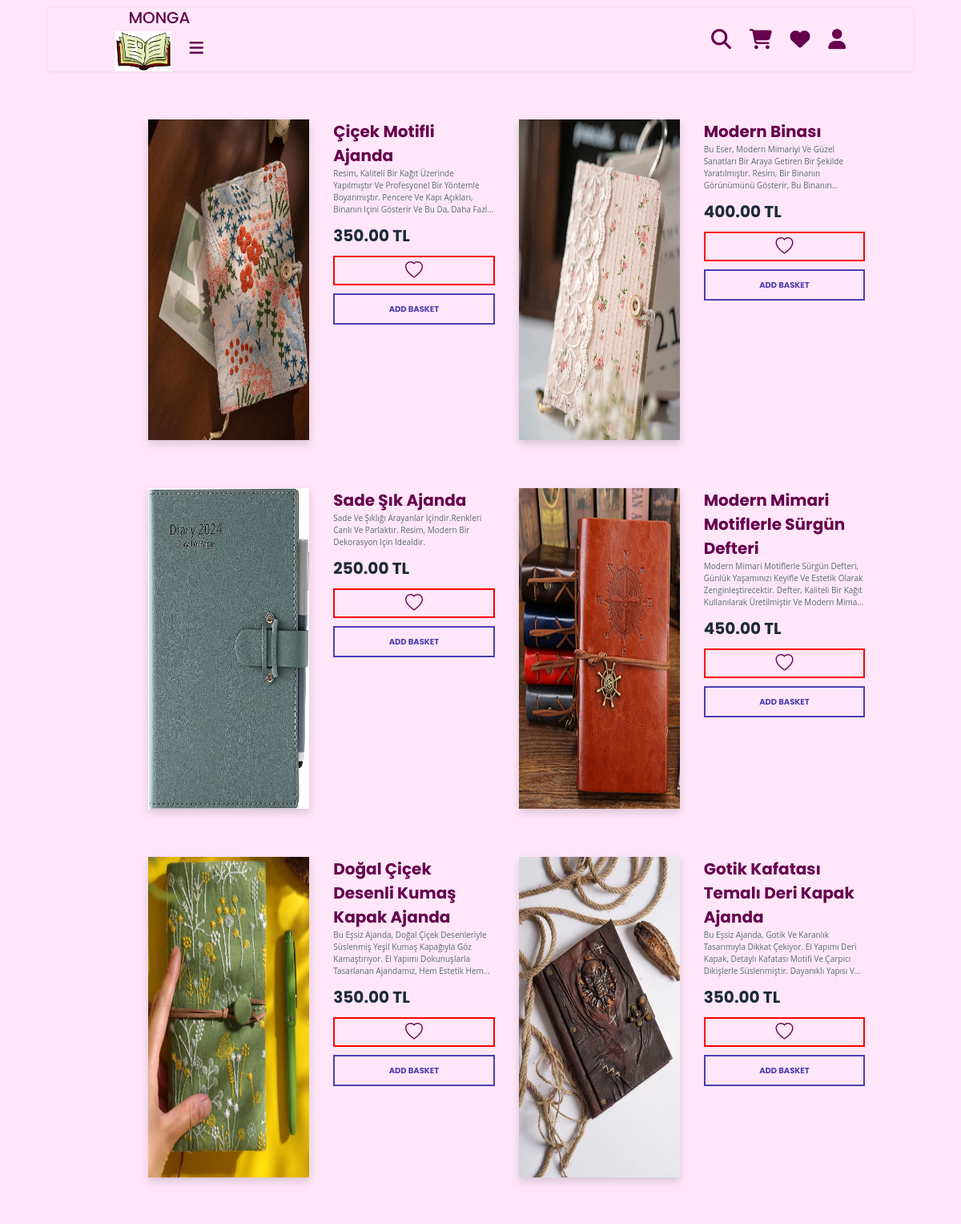
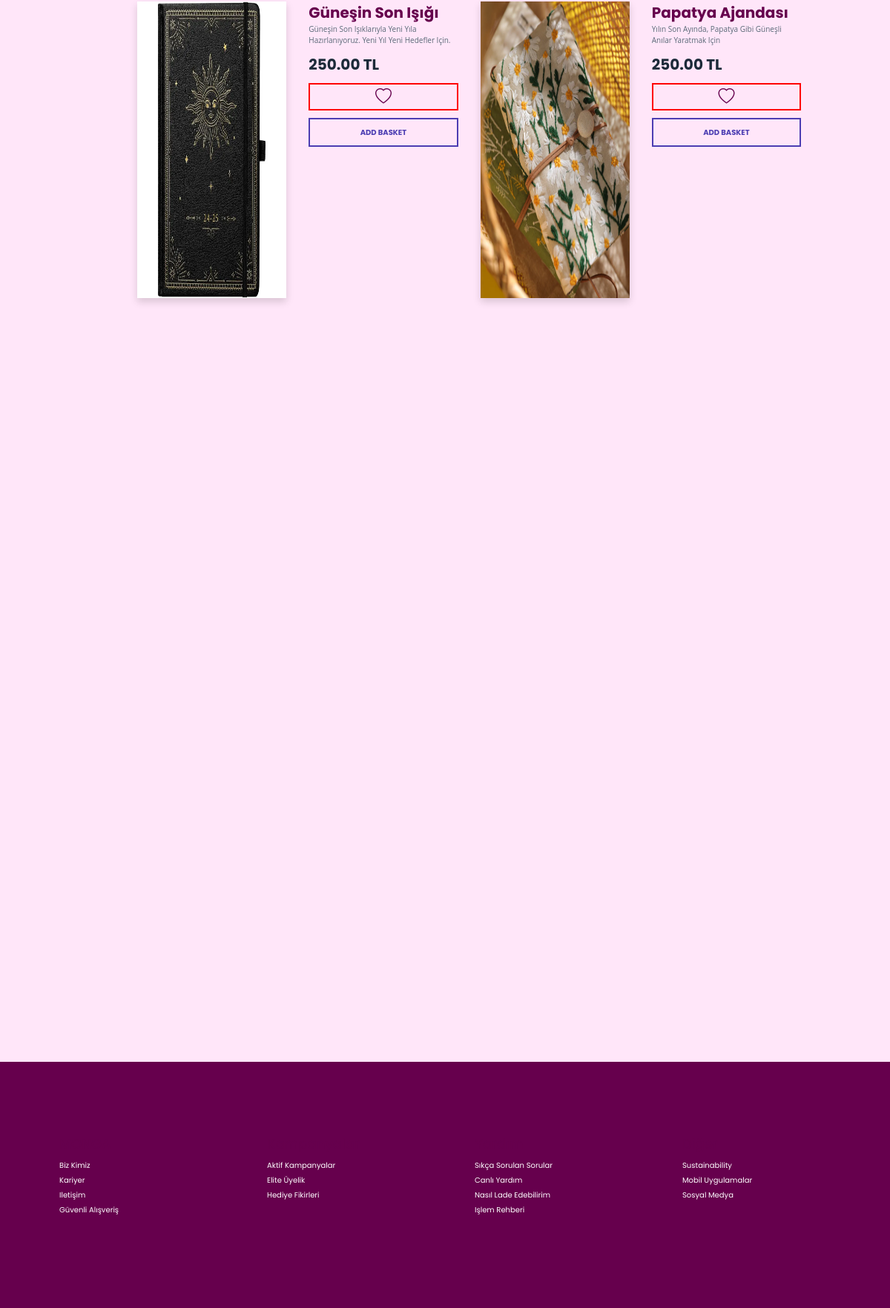
/4.GRUP/php/ajanda.php, run on the app's committed database (2 pictures, top to bottom).
### tables this page shows
CREATE TABLE IF NOT EXISTS `urunler` (
  `Urun_ID` int NOT NULL AUTO_INCREMENT,
  `UrunAdi` varchar(100) DEFAULT NULL,
  `UrunFiyat` decimal(10,2) DEFAULT NULL,
  `uretimYili` int DEFAULT NULL,
  `Aciklama` text,
  `stokMiktari` int DEFAULT NULL,
  `fotograf` varchar(255) DEFAULT NULL,
  `kategori_ID` int DEFAULT NULL,
  PRIMARY KEY (`Urun_ID`),
  KEY `kategori_ID` (`kategori_ID`)
);

### 4.GRUP/php/ajanda.php (the view, shortened to what this page needs)
<!DOCTYPE html>
<html>
  <head>
    <link rel="stylesheet" href="https://cdn.jsdelivr.net/npm/bootstrap-icons@1.11.2/font/bootstrap-icons.min.css">
    <link rel="stylesheet" href="https://maxcdn.bootstrapcdn.com/bootstrap/4.5.2/css/bootstrap.min.css">
    <link rel="stylesheet" href="../css/webproje.css">
    <link rel="stylesheet" href="../css/style.css">
    <link rel="stylesheet" href="../css/forms.css">
    <link rel="stylesheet" href="../css/kısaözellikler.css">
    <link rel="stylesheet" href="https://cdnjs.cloudflare.com/ajax/libs/font-awesome/6.5.1/css/all.min.css"
 />
</head>
<body>
    <header class="header">
        <?php include "../inc/header.php" ?>
    </header>
    <section class="store1 my-5">
        <div class="row book-list">
<?php
include('../inc/dbBaglan.php');
$sql = "SELECT Urun_ID, UrunAdi, Aciklama, UrunFiyat, fotograf FROM urunler where kategori_ID=1";
$stmt = $conn->prepare($sql);
$stmt->execute();
$result = $stmt->get_result();
if ($result->num_rows > 0) {
    $index = 0;
    while($row = $result->fetch_assoc()) {
        echo '<div class="col-5 ' . ($index % 2 == 0 ? 'offset-2' : '') . ' my-5">';
        echo '  <div class="row book-card">';
        echo '      <div class="col-6">';
        echo '          <img class="img-fluid shadow" src="' . htmlspecialchars($row['fotograf']) . '" width="258" height="400"/>';
        echo '      </div>';
        echo '      <div class="col-6 d-flex flex-column justify-content-between;">';
        echo '          <div class="book-details">';
        echo '              <span class="fs-4 fw-bold">' . htmlspecialchars($row['UrunAdi']) . '</span><br>';
        echo '          </div>';
        echo '          <p class="book-description fos gray">' . htmlspecialchars($row['Aciklama']) . '</p>';
        echo '          <div>';
        echo '              <span class="black fw-bold fs-4 me-2">' . htmlspecialchars($row['UrunFiyat']) . ' TL</span>';
        echo '          </div>';
        echo '          <button class="favorite-btn" onclick="addToFavorites(' . intval($row['Urun_ID']) . ')"><i class="bi bi-heart"></i></button>';
        echo '          <button class="btn-purple" onclick="addToBasket(' . intval($row['Urun_ID']) . ')">ADD BASKET</button>';
        echo '      </div>';
        echo '  </div>';
        echo '</div>';
        $index++;
    }
} else {
    echo "Kitap bulunamadı.";
}
?>
    </div>
</section>
<?php include "../inc/footer.php" ?>

### 4.GRUP/inc/header.php (shortened to what this page needs)
<div class="logo-menu">
    <h2 style="padding-left: 750;">MONGA</h2>
    <a href="../php/index.php" class="logo" >
        <img src="../image/logo.png" alt="logo" />
    </a>
    <button id="menu-btn">
        <i class="fas fa-bars"></i>
    </button>
</div>
<div class="buttons">
    <button id="search-btn">
        <i class="fas fa-search" title="Arama Butonu"></i>
    </button>
    <button id="cart-btn">
            <i class="fas fa-shopping-cart" title="Sepetim" onclick="toogleModal();"></i>
    </button>
    <button id="redirectButton">
        <a href="../php/favoriler.php">
            <i class="fas fa-heart" title="Favoriler"></i>
        </a>
    </button>
    <button id="user-btn">
        <i class="fas fa-user" title="Hesabım"></i>
    </button>
</div>

### 4.GRUP/inc/footer.php (shortened to what this page needs)
<footer  style="margin-top: 1000px;">
        <div class="footer-content">
            <div class="footer-section">
                <h3>MONGA</h3>
                <ul>
                    <li><a href="#">Biz Kimiz</a></li>
                    <li><a href="#">Kariyer</a></li>
                    <li><a href="#">Iletişim</a></li>
                    <li><a href="#">Güvenli Alışveriş</a></li>
                </ul>
            </div>
            <div class="footer-section">
                <h3>Kampanyalar</h3>
                <ul>
                    <li><a href="#">Aktif Kampanyalar</a></li>
                    <li><a href="#">Elite Üyelik</a></li>
                    <li><a href="#">Hediye Fikirleri</a></li>
                </ul>
            </div>
            <div class="footer-section">
                <h3>Yardım</h3>
                <ul>
                    <li><a href="#">Sıkça Sorulan Sorular</a></li>
                    <li><a href="#">Canlı Yardım</a></li>
                    <li><a href="#">Nasıl lade Edebilirim</a></li>
                    <li><a href="#">Işlem Rehberi</a></li>
                </ul>
            </div>
            <div class="footer-section">
                <h3>Diğer</h3>
                <ul>
                    <li><a href="#">Sustainability</a></li>
                    <li><a href="#">Mobil Uygulamalar</a></li>
                    <li><a href="#">Sosyal Medya</a></li>
                </ul>
            </div>
        </div>
    </footer>
</body>
</html>

### 4.GRUP/css/webproje.css (style rules this page uses)
.header { box-sizing: border-box; margin-bottom: 30px; box-shadow: 0 1px 5px 0 rgba(0, 0, 0, 0.08); text-align: center; display: flex; align-items: center; justify-content: space-between; padding: 0 7%; margin: 5rem 10%; position: relative; top: 0; z-index: 10; }
.row { display:flex; justify-content: center; }
.favorite-btn { border: none; background: none; font-size: 16px; cursor: pointer; }
footer { background-color:#66004d; color: #fff; padding: 100px 0; position: relative; flex: 1; }

### 4.GRUP/css/style.css (style rules this page uses)
:root { --main-color:#ffe6f9 ; --black-color: #0e0e0e; --border:0.1rem solid rgba(255,255,255,0.4); --black:#1c2a39; --gray: #5c6a79; --purple:#4c3db2; }
* { color: #66004d; font-family: 'Poppins', sans-serif; margin: 0; padding: 0; box-sizing: border-box; outline: none; border: none; text-decoration: none; text-transform: capitalize; transition: 0.2 ease; }
html { font-size: 62.5%; overflow-x: hidden; scroll-padding-top: 9rem; scroll-behavior: smooth; }
body { background-color: var(--main-color); }
body { background-color:#ffe6f9; height: 200vh; }
.logo img { height: 5rem; }
.header .logo img { height: 5rem; }
.header { box-sizing: border-box; text-align: center; margin-bottom: 30px; box-shadow: 0 1px 5px 0 rgba(0, 0, 0, 0.08); display: flex; align-items: center; justify-content:space-between; padding: 0 7%; margin: 1rem 5%; position: relative; top: 0; z-index: 10; }
.header button { cursor: pointer; font-size: 2rem; margin-left: 2rem ; background-color: transparent; }
.header .buttons button { cursor: pointer; font-size: 2.5rem; margin-left: 2rem; background-color: transparent; color: var(--black-color); }
#search-btn { background: none; border: none; cursor: pointer; outline: none; }
footer { background-color: #66004d; color: #fff; padding: 30px 10; bottom: 0; width: 100%; position:relative; }
.footer-content { display: flex; justify-content:flex-end; flex-wrap: wrap; }
.footer-section { flex-basis: calc(25% - 20px); margin-bottom: 20px; }
.footer-section h3 { font-size: 18px; margin-bottom: 10px; }
.footer-section ul { list-style: none; padding: 0; margin: 0; }
.footer-section li { margin-bottom: 5px; }
.footer-section a { color: #fff; text-decoration: none; }
.fos { font-family: "Open Sans", sans-serif; }
.gray { color: var(--gray); }
.black { color: var(--black) ; }
.fw-bold { font-weight: bold; font-size: 2rem; }
.col-6 { display: flex; flex-direction: row; flex-wrap: nowrap; }
.book-card { height: 400px; }
.book-card img { height: 400px; }
.fos { font-family:"Open Sans", sans-serif; }
.black { color: var(--black); }
.fw-bold { font-weight: bold; }
.book-description { display: -webkit-box; -webkit-line-clamp: 4; -webkit-box-orient: vertical; overflow: hidden; text-overflow: ellipsis; }
.store1 { width: 90%; margin-right: 10%; margin-top: 5%; }
.btn-purple { cursor: pointer; border: 2px solid var(--purple); color: var(--purple); font-size: 1rem; font-weight: bold; background-color: transparent; transition: var(--transition); padding: 10px 0; }
.favorite-btn,.favorite-delete { cursor: pointer; border: 2px solid red; color: red; font-size: 1rem; font-weight: bold; background-color: transparent; transition: var(--transition); margin: 10px 0; }
.bi-heart { position: relative; font-size: 22px; }

### 4.GRUP/css/kısaözellikler.css (style rules this page uses)
.flex-column { flex-direction: column; }

### data on the page
urunler: fotograf (picture), UrunAdi "Çiçek Motifli Ajanda", Aciklama "Resim, Kaliteli Bir Kağıt Üzerinde Yapılmıştır Ve Profesyonel Bir Yöntemle Boyanmıştır. Pencere Ve Kapı Açıkları, Binanın Içini Gösterir Ve Bu Da, Daha…", UrunFiyat "350.00"
urunler: fotograf (picture), UrunAdi "Modern Binası", Aciklama "Bu Eser, Modern Mimariyi Ve Güzel Sanatları Bir Araya Getiren Bir Şekilde Yaratılmıştır. Resim, Bir Binanın Görünümünü Gösterir, Bu…", UrunFiyat "400.00"
urunler: fotograf (picture), UrunAdi "Sade Şık Ajanda", Aciklama "Sade Ve Şıklığı Arayanlar Içindir.Renkleri Canlı Ve Parlaktır. Resim, Modern Bir Dekorasyon Için Idealdir.", UrunFiyat "250.00"
urunler: fotograf (picture), UrunAdi "Modern Mimari Motiflerle Sürgün Defteri", Aciklama "Modern Mimari Motiflerle Sürgün Defteri, Günlük Yaşamınızı Keyifle Ve Estetik Olarak Zenginleştirecektir. Defter, Kaliteli Bir Kağıt Kullanılarak Üretilmiştir Ve Modern…", UrunFiyat "450.00"
urunler: fotograf (picture), UrunAdi "Doğal Çiçek Desenli Kumaş Kapak Ajanda", Aciklama "Bu Eşsiz Ajanda, Doğal Çiçek Desenleriyle Süslenmiş Yeşil Kumaş Kapağıyla Göz Kamaştırıyor. El Yapımı Dokunuşlarla Tasarlanan Ajandamız, Hem Estetik…", UrunFiyat "350.00"
urunler: fotograf (picture), UrunAdi "Gotik Kafatası Temalı Deri Kapak Ajanda", Aciklama "Bu Eşsiz Ajanda, Gotik Ve Karanlık Tasarımıyla Dikkat Çekiyor. El Yapımı Deri Kapak, Detaylı Kafatası Motifi Ve Çarpıcı Dikişlerle Süslenmiştir. Dayanıklı Yapısı…", UrunFiyat "350.00"
urunler: fotograf (picture), UrunAdi "Güneşin Son Işığı", Aciklama "Güneşin Son Işıklarıyla Yeni Yıla Hazırlanıyoruz. Yeni Yıl Yeni Hedefler Için.", UrunFiyat "250.00"
urunler: fotograf (picture), UrunAdi "Papatya Ajandası", Aciklama "Yılın Son Ayında, Papatya Gibi Güneşli Anılar Yaratmak Için", UrunFiyat "250.00"
